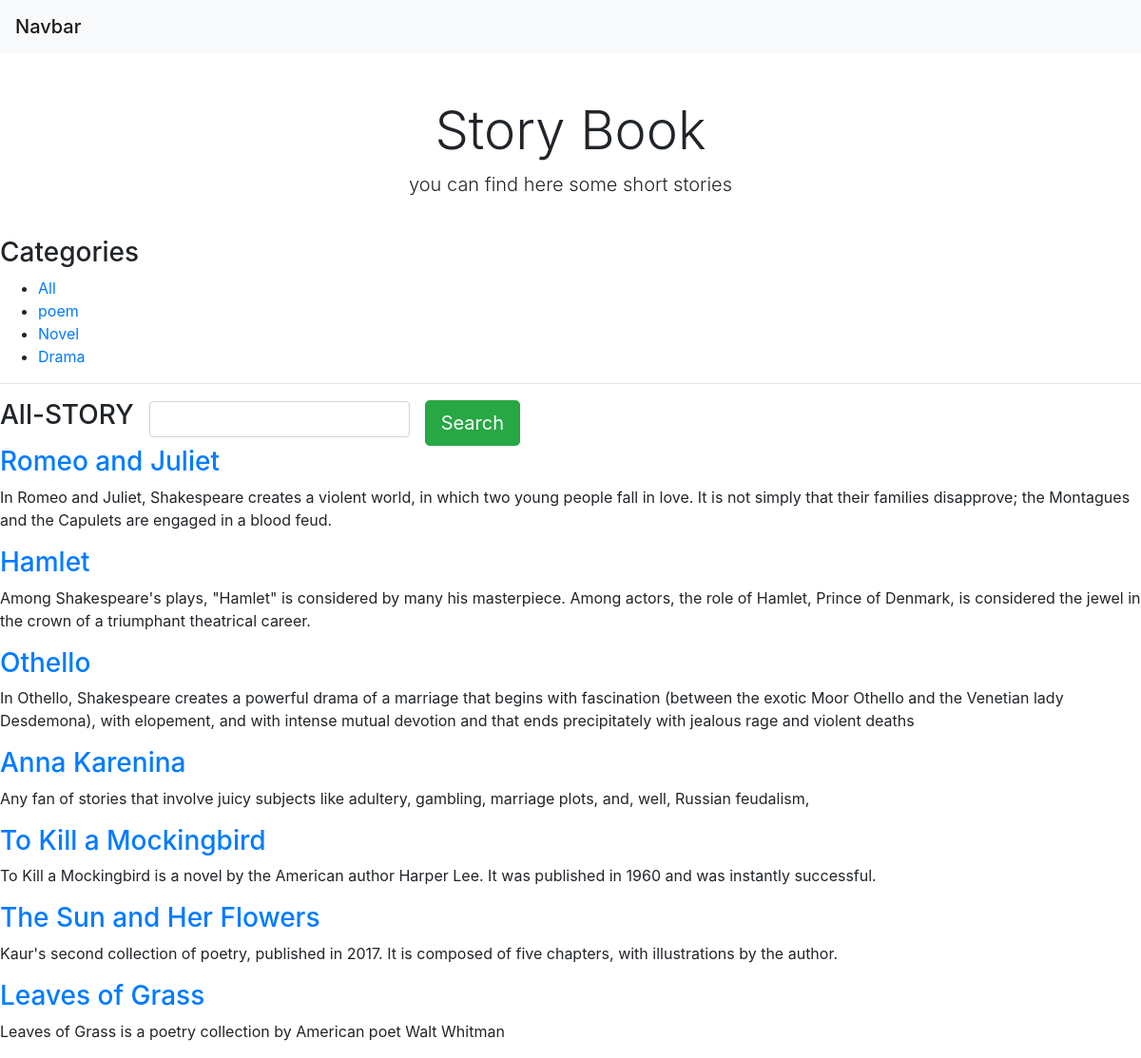
The page / on the database its author committed.
### story/models.py (models this page shows, shortened)
class Category(models.Model):
    name=models.CharField(max_length=150,db_index=True,)
    slug=models.SlugField(unique=True)
    class Meta:
        ordering=('-name',)
    def get_absolute_url(self):
        return reverse('story:story_category',args=[self.slug,])

class Story(models.Model):
    category=models.ForeignKey(Category,on_delete=models.CASCADE)
    title=models.CharField(max_length=150)
    body=models.TextField()
    des=models.TextField()
    publish=models.DateTimeField(auto_now_add=True)
    def get_absolute_url(self):
        return reverse('story:story_detail',args=[self.id,])

### story/views.py (the view)
# urls.py: path('',views.story_list,name='story_list'),
def story_list(request,category_slug=None):
    category=None
    categories=Category.objects.all()
    story=Story.objects.all()
    if category_slug:
        story = Story.objects.all()
        category = get_object_or_404(Category, slug=category_slug)
        story = story.filter(category=category)
    return render(request, 'story/story_list.html', {'categories': categories,'story': story,'category': category})

### templates/story/story_list.html (shortened to what this page needs)
{% extends 'base.html' %}
{% block body %}
<div class="pricing-header px-3 py-3 pt-md-5 pb-md-4 mx-auto text-center">
    <h1 class="display-4">Story Book</h1>
    <p class="lead">you can find here some short stories</p>
</div>
<div class="jumbtron">
    <h3> Categories</h3>
    <ul>
        <li>
            <a href="{% url 'story:story_list' %}">All</a>
            {% for x in categories %}
        <li>
        <a href="{{x.get_absolute_url}}">{{x.name}}</a>
            </li>
        {% endfor %}
        </li>
    </ul>
</div>
<div>
    <hr>
     <form action="{% url 'story:story_search' %}" class="form-inline" method="get">
             <div class="form-group mb-2">
                <h3> {% if category %}{{category.name}}{% else %}All-STORY{% endif  %}</h3>
             </div>
             <div class="form-group mx-sm-3 mb-2">
                 <input name="search" class="form-control" >
             </div>
            <button type="submit" class="btn btn-success btn-lg">Search</button>
         </form>
    {% for x in story %}
      <a href="{{x.get_absolute_url}}" ><h3>{{x.title}}</h3></a>
    <p>{{x.body}}</p>
    {% endfor %}
</div>
{% endblock %}

### templates/base.html (shortened to what this page needs)
<!doctype html>
<html lang="en">
  <head>
    <link rel="stylesheet" href="https://cdn.jsdelivr.net/npm/bootstrap@4.1.3/dist/css/bootstrap.min.css">
  </head>
  <body>
    <nav class="navbar navbar-light bg-light">
  <span class="navbar-brand mb-0 h1">Navbar</span>
</nav>
    {% block body %}
    {% endblock %}
  </body>
</html>

### rows shown on the page
Category: name "poem"
Category: name "Novel"
Category: name "Drama"
Story: title "Romeo and Juliet", body "In Romeo and Juliet, Shakespeare creates a violent world, in which two young people fall in love. It is not simply that their families disapprove; the Montagues and the Capulets are engaged in a blood feud."
Story: title "Hamlet", body "Among Shakespeare's plays, \"Hamlet\" is considered by many his masterpiece. Among actors, the role of Hamlet, Prince of Denmark, is considered the jewel in the crown of a triumphant theatrical career."
Story: title "Othello", body "In Othello, Shakespeare creates a powerful drama of a marriage that begins with fascination (between the exotic Moor Othello and the Venetian lady Desdemona), with elopement, and with intense mutual devotion and that ends precipitately with jealous rage and violent deaths"
Story: title "Anna Karenina", body "Any fan of stories that involve juicy subjects like adultery, gambling, marriage plots, and, well, Russian feudalism,"
Story: title "To Kill a Mockingbird", body "To Kill a Mockingbird is a novel by the American author Harper Lee. It was published in 1960 and was instantly successful."
Story: title "The Sun and Her Flowers", body "Kaur's second collection of poetry, published in 2017. It is composed of five chapters, with illustrations by the author."
Story: title "Leaves of Grass", body "Leaves of Grass is a poetry collection by American poet Walt Whitman"
